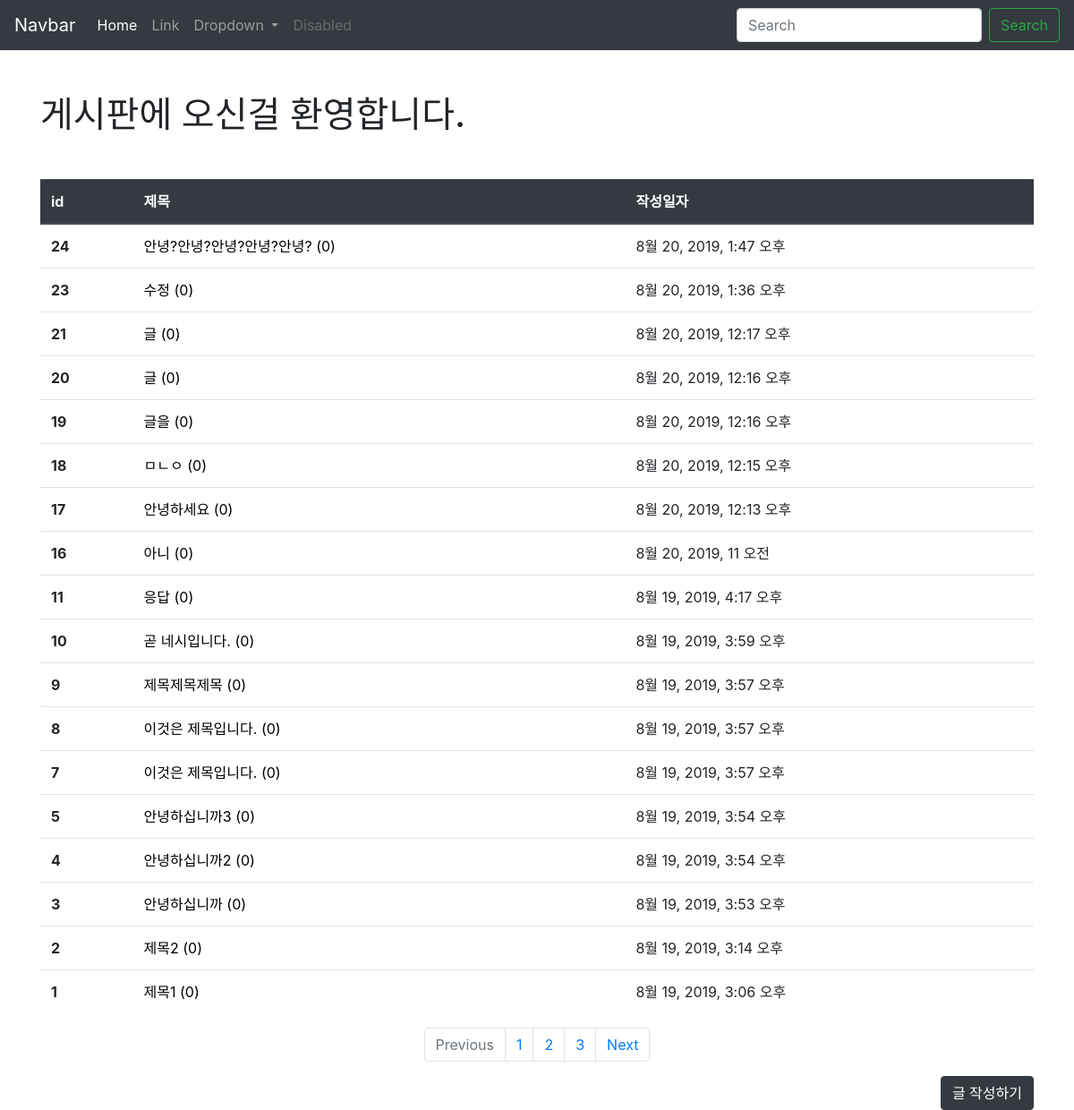
/articles/, run on an earlier commit of the app's database.
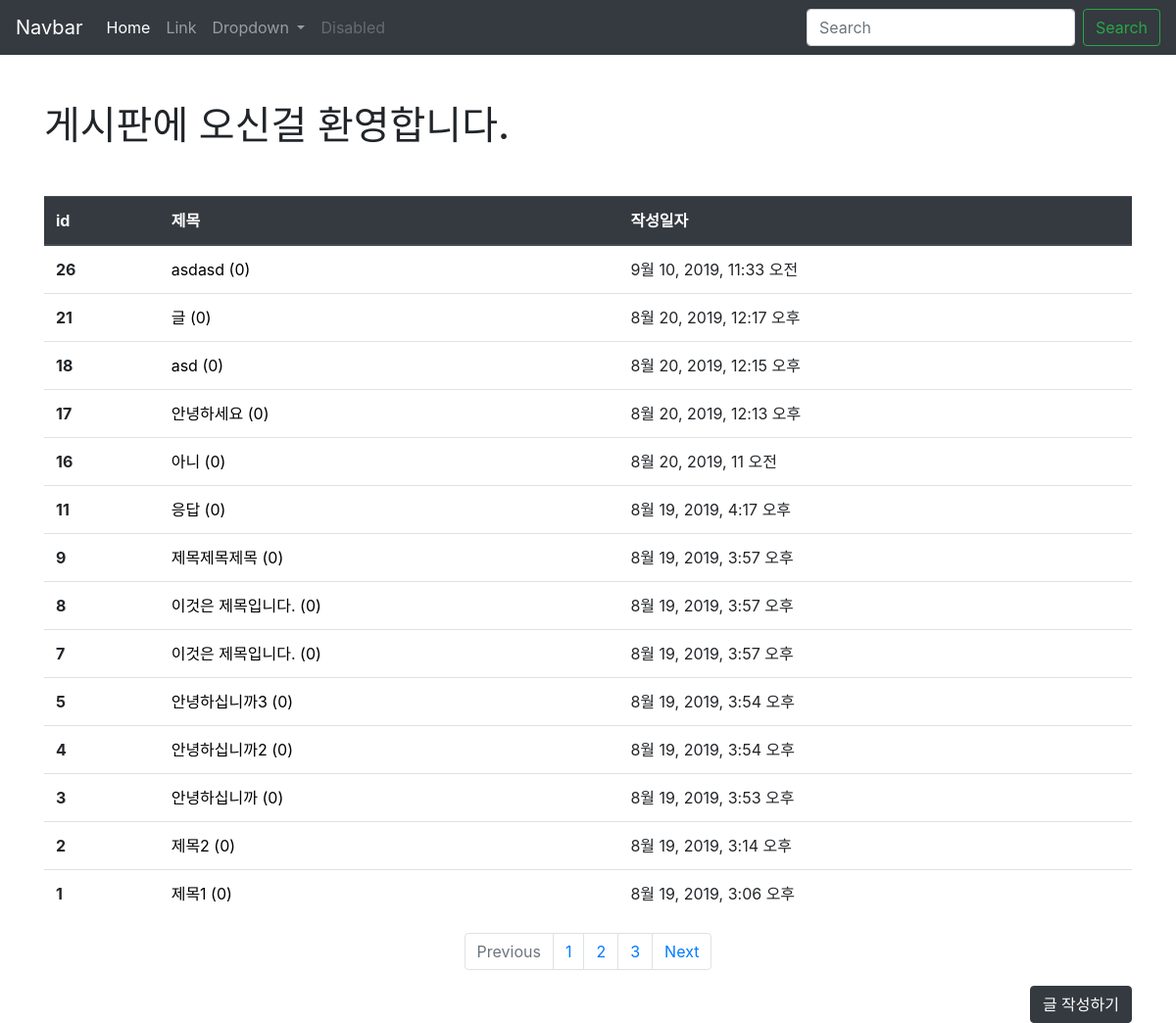
And on a later commit of the database.
### articles/models.py (models this page shows, shortened)
class Article(models.Model):    # models.Model 을 상속 받는 형식으로 쓴다. ~.~.get()으로 앞으로 데이터 사용하는게 여기 들어있거든
    title = models.CharField(max_length=10)  # 기사의 제목을 변수값으로 가지는데 그것은 캐릭터 필드이다. (일종의 스키마를 정의하는거야)
    content = models.TextField()
    created_at = models.DateTimeField(auto_now_add=True)
    updated_at = models.DateTimeField(auto_now=True)      # 이런식으로 다양한 필드 생성 가능. 다 쓰고나서

### articles/views.py (the view)
# urls.py: path('',views.index, name='index'),
def index(request):
    articles = Article.objects.order_by('-id') # 작성
    context = {
        'articles': articles
    }
    return render(request, 'articles/index.html', context)

### articles/templates/articles/index.html
{% extends 'articles/base.html' %}
{% block body %}
<h1>게시판에 오신걸 환영합니다.</h1>
<table class="table mt-5">
  <thead class="thead-dark">
    <tr>
      <th scope="col">id</th>
      <th scope="col">제목</th>
      <th scope="col">작성일자</th>
    </tr>
  </thead>
  <tbody>
    {% for article in articles %}
    <tr>
      <th scope="row">{{article.id}}</th>
      <td><a href="{% url 'articles:detail' article.pk%}" style="color:black; text-decoration: none;">{{article.title}} ({{article.comment_set.all.count}})</a></td>
      <td>{{article.created_at}}</td>
    </tr>
    {% endfor %}
  </tbody>
</table>
<nav aria-label="Page navigation example">
  <ul class="pagination justify-content-center">
    <li class="page-item disabled">
      <a class="page-link" href="#" tabindex="-1" aria-disabled="true">Previous</a>
    </li>
    <li class="page-item"><a class="page-link" href="#">1</a></li>
    <li class="page-item"><a class="page-link" href="#">2</a></li>
    <li class="page-item"><a class="page-link" href="#">3</a></li>
    <li class="page-item">
      <a class="page-link" href="#">Next</a>
    </li>
  </ul>
</nav>
<div class="d-flex justify-content-end">
    <a class="btn btn-dark " href="{% url 'articles:create' %}" role="button">글 작성하기</a>
</div>
  {% endblock %}

What changed in the data, as far as the page shows it:
removed Article: id "24", title "안녕?안녕?안녕?안녕?안녕?", comment_set.all.count "0", created_at "8월 20, 2019, 1:47 오후"
removed Article: id "23", title "수정", comment_set.all.count "0", created_at "8월 20, 2019, 1:36 오후"
removed Article: id "20", title "글", comment_set.all.count "0", created_at "8월 20, 2019, 12:16 오후"
removed Article: id "19", title "글을", comment_set.all.count "0", created_at "8월 20, 2019, 12:16 오후"
removed Article: id "10", title "곧 네시입니다.", comment_set.all.count "0", created_at "8월 19, 2019, 3:59 오후"
added Article: id "26", title "asdasd", comment_set.all.count "0", created_at "9월 10, 2019, 11:33 오전"
changed Article id 18: title "ㅁㄴㅇ" → "asd"
